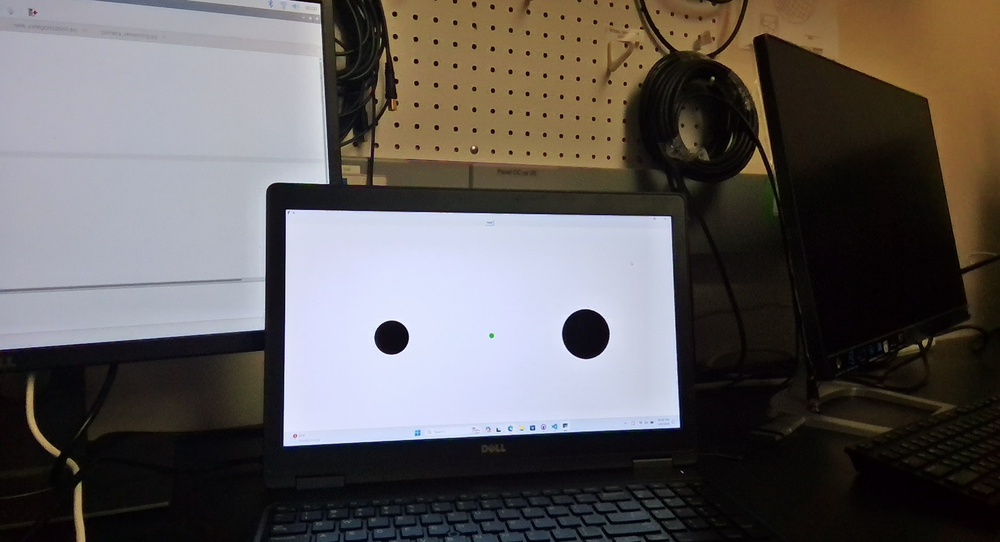
#> input picture green_dot_test_picture.png, 1000 x 542 px, shrunk from 1900 x 1030 before the run
$ python new_screen_centering.py
#> lines starting #> are read from the running program, lines starting #| are printed output that depends on the picture; after the words box and inside, x2 and y2 are one past the last pixel; in counts of white or black regions, pixels touching at a corner belong together
import cv2
import numpy as np

def find_green_dot(image_path):
    # Load the image
#> called with image_path = 'green_dot_test_picture.png'
    image = cv2.imread(image_path)
#> image is the input picture: shape (542, 1000, 3); mean B, G, R 91, 92.1, 96.7
    output_image = image.copy()

    # Convert the image to HSV color space
    hsv_image = cv2.cvtColor(image, cv2.COLOR_BGR2HSV)
#> hsv_image: shape (542, 1000, 3); mean H, S, V 76.8, 82.1, 105

    # Define the range of green color in HSV
    lower_green = np.array([40, 40, 40])
    upper_green = np.array([80, 255, 255])

    # Create a mask that only contains green colors
    green_mask = cv2.inRange(hsv_image, lower_green, upper_green)
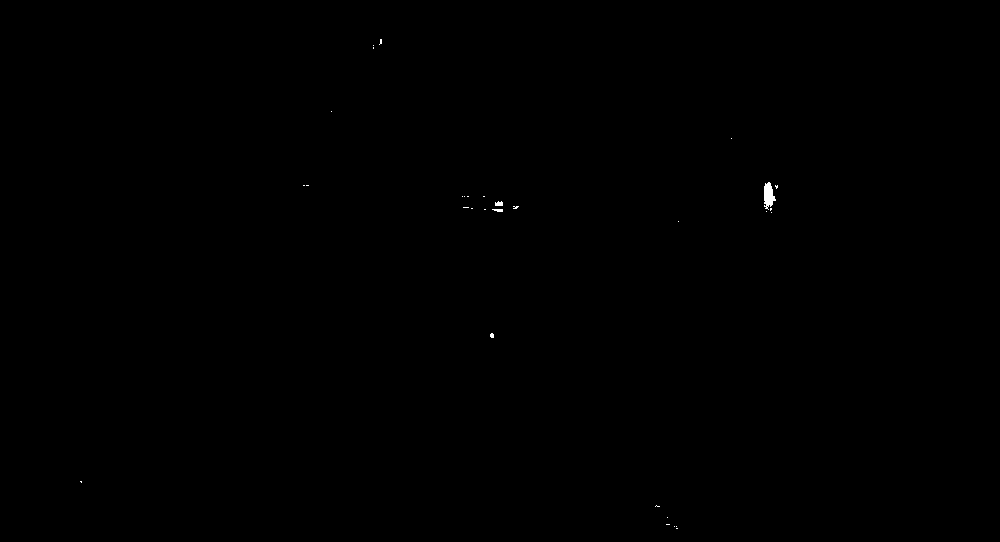
#> green_mask: shape (542, 1000); 0.07% white; 31 white regions (28 under 20 px)

    # Find contours in the mask
    contours, _ = cv2.findContours(green_mask, cv2.RETR_EXTERNAL, cv2.CHAIN_APPROX_SIMPLE)
#> contours = 31 contours, 29 with area under 20; largest, box (x1, y1, x2, y2) and area: (764, 182, 776, 210) 178, (495, 201, 503, 206) 22

    for contour in contours:
        area = cv2.contourArea(contour)
        if 100 <= area <= 500:
            # Calculate the center of the contour
            M = cv2.moments(contour)
            if M["m00"] != 0:
                cx = int(M["m10"] / M["m00"])
                cy = int(M["m01"] / M["m00"])
                print("Green dot of interest found at:", cx, cy, "with area:", area)

                # Draw the contour on the output image
                cv2.drawContours(output_image, [contour], -1, (0, 255, 0), 2)
#> this loop made 31 passes
#> (area, cx, cy) on pass 26: (178, 768, 194)
#> area on pass 18: 22
#| Green dot of interest found at: 768 194 with area: 178.0
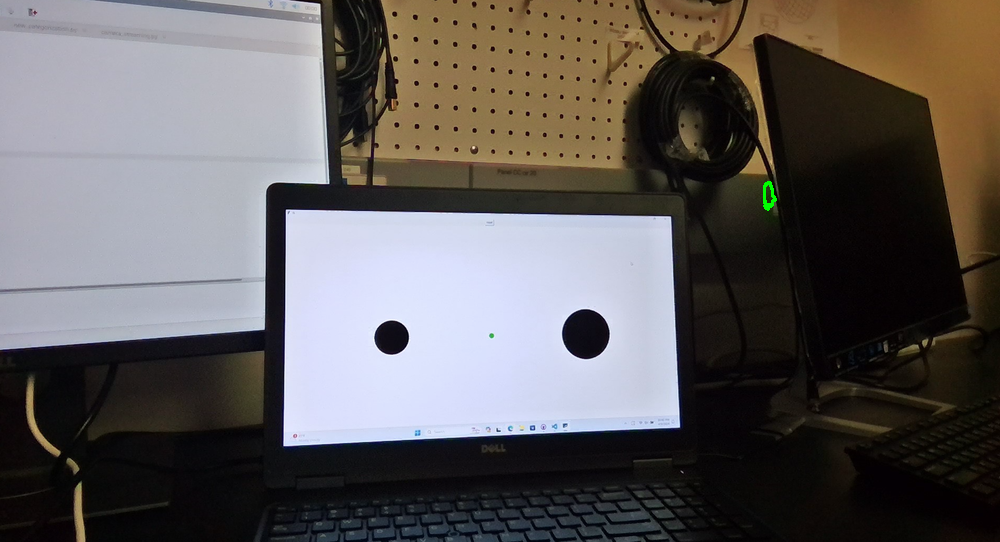
#> output_image: shape (542, 1000, 3); 0.04% of pixels changed, all inside (x1, y1, x2, y2) = (763, 181, 777, 211)

    # Save the output image with contours
    cv2.imwrite('output_with_contours.jpg', output_image)
    print("Output image saved with green dot contours.")
    return output_image


    green_dots = []
    for contour in contours:
        # Calculate the center of the contour
        M = cv2.moments(contour)
        if M["m00"] != 0:
            cx = int(M["m10"] / M["m00"])
            cy = int(M["m01"] / M["m00"])
            green_dots.append({"coordinates": (cx, cy), "contour": contour})
            print("Green dot found at:", cx, cy)

    if not green_dots:
        print("No green dots found.")
    return green_dots

# Example usage
find_green_dot("green_dot_test_picture.png")
